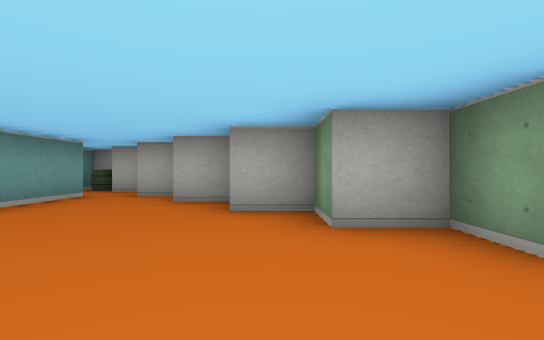
View 1 (above)

12 first-person views from a walk through a cub3D level. The camera is about half as high as the walls, looks level and sees 85° across. The floor is counted in squares. Each view is taken from the middle of a square. On the plan, view 1 faces up. The plan holds only what a view shows up to about 9 squares ahead; the rest is blank.

View 2
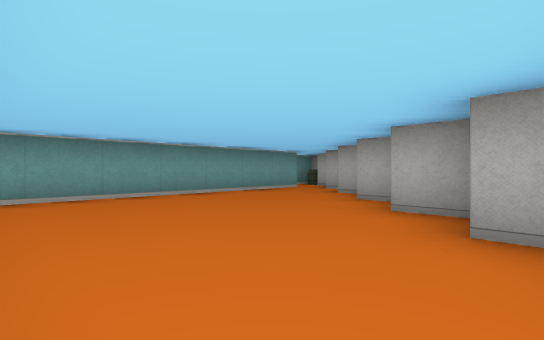

View 3
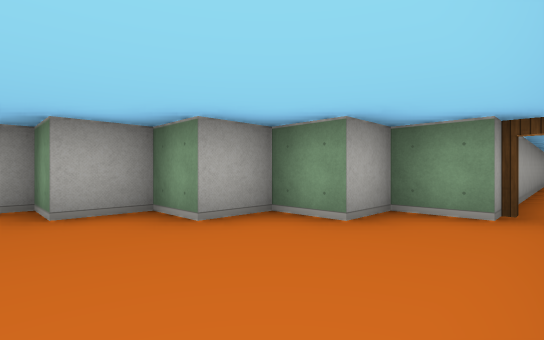

View 4
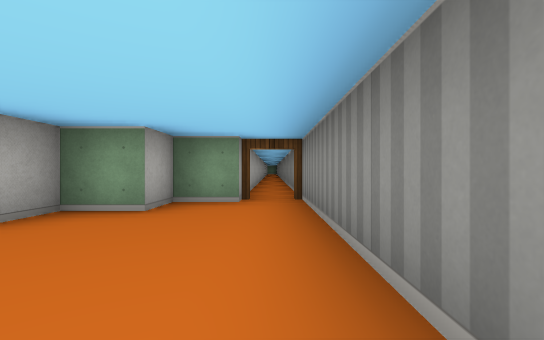

View 5
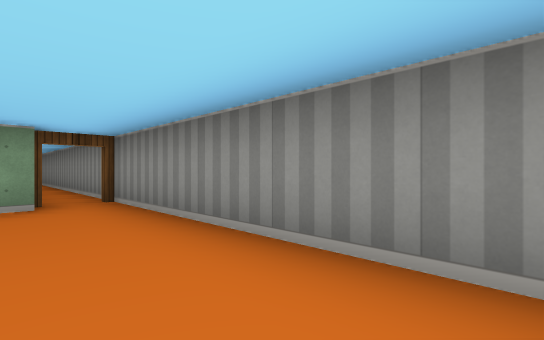

View 6
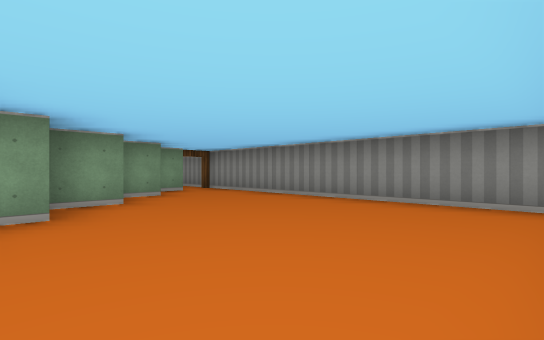

View 7
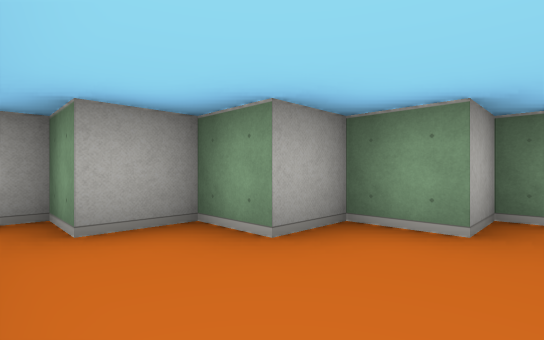

View 8
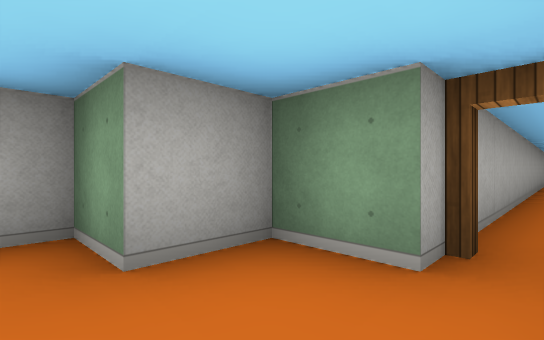

View 9
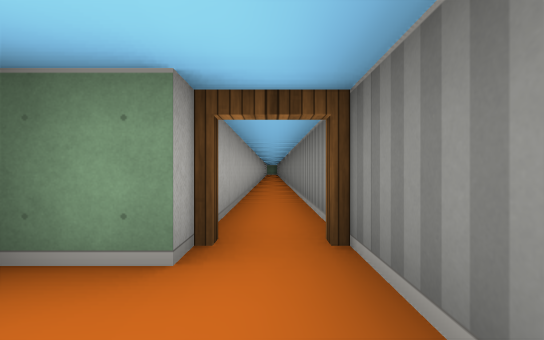

View 10
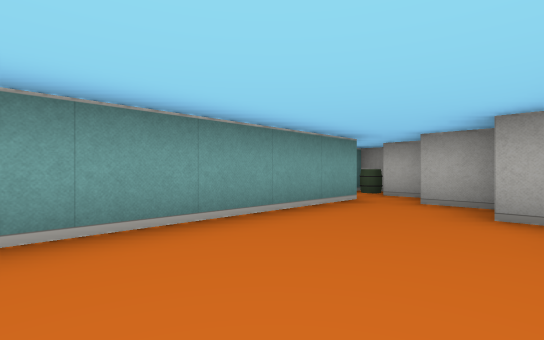

View 11
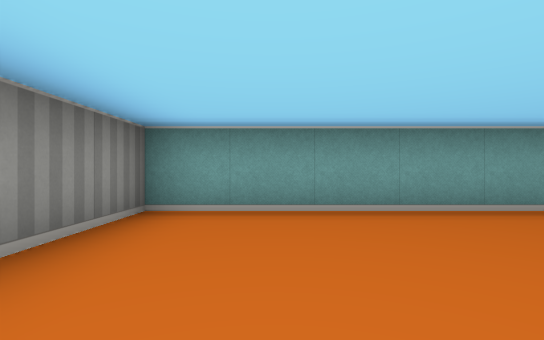

View 12
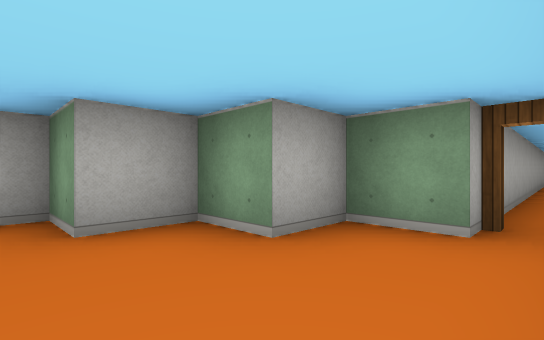

### Floor plan
Points are (right, up) in squares from view 1. A wall is a line through its corners. A room is listed if a view was taken in it or the views show most of it. See-through windows are left out.
Room 1 (views 1, 2, 3, 4, 5, 6, 7, 8, 9, 10, 11, 12)
walls: (3.5, -0.5) (3.5, 0.5) (2.5, 0.5) (2.5, 1.5) (1.5, 1.5) (1.5, 2.5) (0.5, 2.5) (0.5, 3.5) (-0.5, 3.5) (-0.5, 4.5) (-1.5, 4.5) (-1.5, 5.5) (-2.5, 5.5) (-2.5, 6.5) (-3.5, 6.5); (-3.5, 5.5) (-3.5, -1.5) (3.9, -1.5)
ways out: open door at (4, -1)
Room 2 (no view inside)
walls: (-3.9, 7.5) (-4.5, 7.5) (-4.5, 7)
ways out: opening at (-4, 6)
objects: barrel (-4, 7)

Positions as (right, up) in squares from view 1, and headings:
1: (0, 0), facing up
2: (2, -1), facing up-left
3: (0, -1), facing up-right
4: (-1, -1), facing right
5: (-1, 0), facing down-right
6: (-3, 3), facing down-right
7: (-3, 3), facing up-right
8: (2, -1), facing up-right
9: (2, -1), facing right
10: (-1, 1), facing up-left
11: (0, 0), facing left
12: (1, -1), facing up-right
